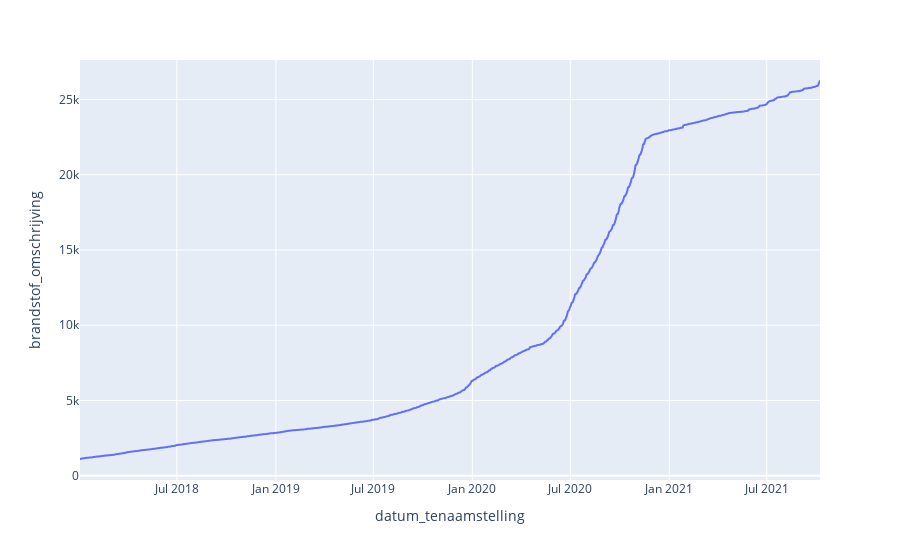

Notebook source saved alongside this figure:
### Code cell
# cumulatief voor type elektriesch
df_c = df_clean[df_clean["brandstof_omschrijving"] == "Elektriciteit"].groupby("datum_tenaamstelling").count().cumsum()
df_c
px.line(df_c["2018":], y = "brandstof_omschrijving")

### Figure 1 — Plotly figure (JSON) as saved in the notebook; plotly's stock layout.template omitted (floating-point values rounded to 4 significant figures; data arrays with more than 128 entries replaced by an {"elided": "..."} marker saying what was removed)
{"data": [{"hovertemplate": "datum_tenaamstelling=%{x}<br>brandstof_omschrijving=%{y}<extra></extra>", "legendgroup": "", "line": {"color": "#636efa", "dash": "solid"}, "marker": {"symbol": "circle"}, "mode": "lines", "name": "", "showlegend": false, "type": "scattergl", "x": {"elided": "1208 str values"}, "xaxis": "x", "y": {"elided": "1208 int values"}, "yaxis": "y"}], "layout": {"legend": {"tracegroupgap": 0}, "margin": {"t": 60}, "xaxis": {"anchor": "y", "domain": [0.0, 1.0], "title": {"text": "datum_tenaamstelling"}}, "yaxis": {"anchor": "x", "domain": [0.0, 1.0], "title": {"text": "brandstof_omschrijving"}}}}
